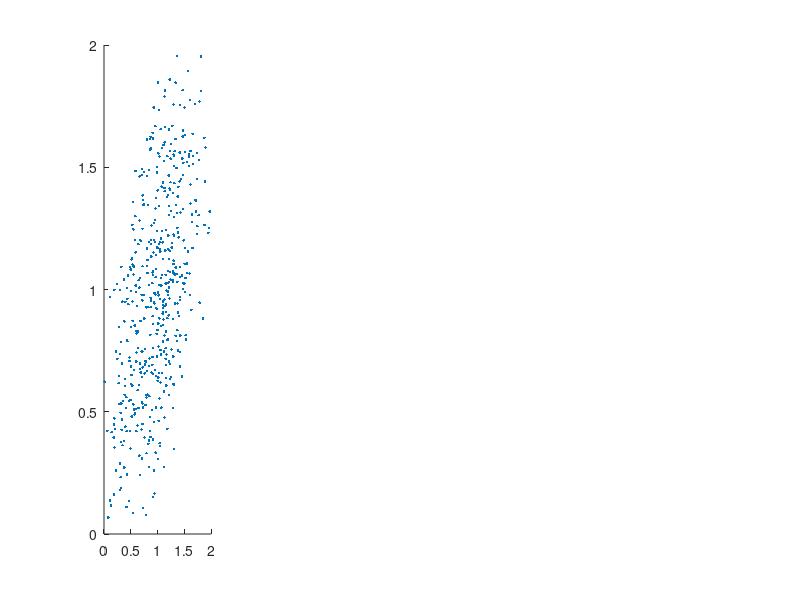

This chart was generated by the following MATLAB code: (Note: this script raises an error after producing the figure.)
c = rand(500,1)

dat = rand(500,1) + c;
ref = rand(500,1) + c;

X = [ones(length(dat),1) ref];
Y = [ones(length(dat),1) dat];

reg = X\Y;
dat_reg = dat - reg(2,2).*ref + reg(1,2);

subplot(1,4,1)
scatter(dat,ref,'.'); lsline; axis square

r1 = corr(dat,ref);
disp(norm(ref))
ref1 = ref/norm(ref);
% ref = zscore(ref);

cleandat = dat-(dat'*ref1)*ref1;

r2 = corr(cleandat,ref1);

subplot(1,4,2)
scatter(cleandat,ref,'.'); lsline; axis square

dat = zscore(dat);
ref1 = zscore(ref);
disp(norm(ref1))

ref1 = ref1/norm(ref1);

cleandat = (dat)-(zscore(dat)'*ref1)*ref1;

subplot(1,4,3)
scatter(cleandat,ref1,'.'); lsline; axis square

corrcoef(cleandat,ref1)


subplot(1,4,4)

scatter(dat_reg,ref,'.'); lsline; axis square

corrcoef(dat_reg,ref)


